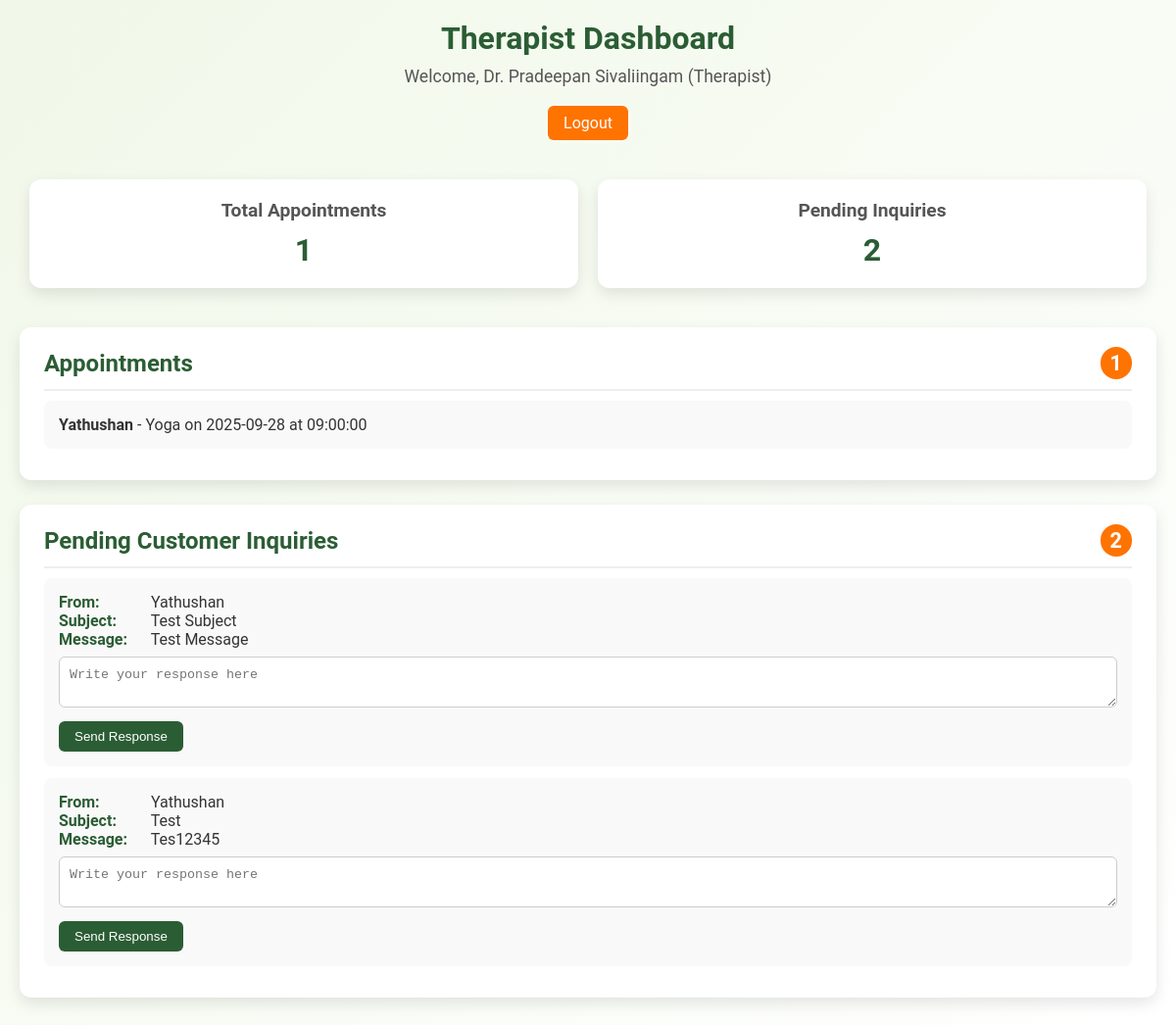
/therapist_dashboard.php (signed in), run on the app's committed database.
### tables this page shows
CREATE TABLE `bookings` (
  `id` int(11) NOT NULL,
  `customer_id` int(11) NOT NULL,
  `therapist_id` int(11) NOT NULL,
  `service` varchar(100) NOT NULL,
  `booking_date` date NOT NULL,
  `booking_time` time NOT NULL,
  `created_at` timestamp NOT NULL DEFAULT current_timestamp()
);

CREATE TABLE `users` (
  `id` int(11) NOT NULL,
  `name` varchar(100) NOT NULL,
  `legalid` varchar(20) NOT NULL,
  `phone` varchar(20) DEFAULT NULL,
  `email` varchar(100) DEFAULT NULL,
  `password` varchar(255) NOT NULL,
  `role` varchar(20) DEFAULT 'customer',
  `created_at` timestamp NOT NULL DEFAULT current_timestamp()
);

CREATE TABLE `inquiries` (
  `id` int(11) NOT NULL,
  `customer_id` int(11) NOT NULL,
  `type` varchar(50) NOT NULL,
  `subject` varchar(255) NOT NULL,
  `message` text NOT NULL,
  `response` text DEFAULT NULL,
  `status` enum('pending','answered') DEFAULT 'pending',
  `created_at` timestamp NOT NULL DEFAULT current_timestamp(),
  `responded_at` timestamp NULL DEFAULT NULL
);

### therapist_dashboard.php (the view, shortened to what this page needs)
<?php
require 'db.php';
$therapist_id      = $_SESSION['user_id'];
$therapist_name    = $_SESSION['name'];
$therapist_legalid = $_SESSION['legalid'];
$stmt = $pdo->prepare("
    SELECT b.id, u.name AS customer_name, u.email, b.service, b.booking_date, b.booking_time
    FROM bookings b
    JOIN users u ON u.id = b.customer_id
    WHERE b.therapist_id = ?
    ORDER BY b.booking_date DESC
");
$stmt->execute([$therapist_id]);
$appointments = $stmt->fetchAll(PDO::FETCH_ASSOC);
$appointments_count = count($appointments);
$therapist_map = [
    'THERA001' => 'ayurveda',
    'THERA002' => 'yoga',
    'THERA003' => 'meditation',
    'THERA004' => 'wellness-consultation',
    'ADMIN001' => 'customer-support',
];
$inquiry_type = $therapist_map[$therapist_legalid] ?? null;
if ($inquiry_type) {
    $stmt = $pdo->prepare("
        SELECT i.*, u.name AS customer_name
        FROM inquiries i
        JOIN users u ON u.id = i.customer_id
        WHERE i.type = ? AND i.status = 'pending'
        ORDER BY i.created_at DESC
    ");
    $stmt->execute([$inquiry_type]);
    $inquiries = $stmt->fetchAll(PDO::FETCH_ASSOC);
} else {
    $inquiries = [];
}
$inquiries_count = count($inquiries);
$pending_inquiries_count = $inquiries_count;
?>
<!DOCTYPE html>
<html>
<head>
</head>
<body>
    <h1>Therapist Dashboard</h1>
    <p class="welcome-msg">Welcome, <?= htmlspecialchars($therapist_name) ?> (Therapist)</p>
    <a class="logout-btn" href="logout.php">Logout</a>
    <div class="count-dashboard">
        <div class="count-card">
            <h3>Total Appointments</h3>
            <div class="count"><?= $appointments_count ?></div>
        </div>
        <div class="count-card">
            <h3>Pending Inquiries</h3>
            <div class="count"><?= $pending_inquiries_count ?></div>
        </div>
    </div>
    <div class="dashboard-section">
        <h2>Appointments <span class="count-badge"><?= $appointments_count ?></span></h2>
        <?php if ($appointments_count > 0): ?>
            <ul class="appointment-list">
            <?php foreach ($appointments as $appt): ?>
                <li>
                    <strong><?= htmlspecialchars($appt['customer_name']) ?></strong> -
                    <?= htmlspecialchars($appt['service']) ?> on
                    <?= htmlspecialchars($appt['booking_date']) ?> at
                    <?= htmlspecialchars($appt['booking_time']) ?>
                </li>
            <?php endforeach; ?>
            </ul>
        <?php else: ?>
            <p class="no-data">No appointments found.</p>
        <?php endif; ?>
    </div>
    <div class="dashboard-section">
        <h2>Pending Customer Inquiries <span class="count-badge"><?= $pending_inquiries_count ?></span></h2>
        <?php if ($pending_inquiries_count > 0): ?>
            <ul class="inquiry-list">
            <?php foreach ($inquiries as $inq): ?>
                <li class="inquiry-item">
                    <strong>From:</strong> <?= htmlspecialchars($inq['customer_name']) ?><br>
                    <strong>Subject:</strong> <?= htmlspecialchars($inq['subject']) ?><br>
                    <strong>Message:</strong> <?= htmlspecialchars($inq['message']) ?><br>
                    <form class="response-form" method="post">
                        <textarea name="response" placeholder="Write your response here" required></textarea><br>
                        <button type="submit">Send Response</button>
                    </form>
                </li>
            <?php endforeach; ?>
            </ul>
        <?php else: ?>
            <p class="no-data">No pending inquiries.</p>
        <?php endif; ?>
    </div>
</body>
</html>

### therapist_dashboard.php (style rules this page uses)
* { box-sizing: border-box; margin:0; padding:0; }
body { font-family: 'Roboto', sans-serif; background: linear-gradient(135deg, #cbe6af47, #ffffff); padding:20px; color:#333; }
a { color:#ff7300; text-decoration:none; }
h1 { text-align:center; color:#2b5d34; margin-bottom:10px; }
.welcome-msg { text-align:center; margin-bottom:20px; font-size:1.1em; color:#555; }
.logout-btn { display:block; width:max-content; margin:0 auto 30px auto; padding:8px 16px; background-color:#ff7300; color:#fff; border:none; border-radius:6px; text-align:center; cursor:pointer; transition:0.3s; }
.count-dashboard { display:flex; justify-content:space-around; flex-wrap:wrap; margin-bottom:30px; }
.count-card { background-color:#fff; flex:1 1 200px; margin:10px; padding:20px; border-radius:12px; box-shadow:0 6px 15px rgba(0,0,0,0.1); text-align:center; transition:transform 0.2s; }
.count-card h3 { font-size:1.2em; color:#555; margin-bottom:10px; }
.count-card .count { font-size:2em; font-weight:bold; color:#2b5d34; }
.dashboard-section { background-color:#fff; padding:20px 25px; margin-bottom:25px; border-radius:12px; box-shadow:0 6px 15px rgba(0,0,0,0.1); }
.dashboard-section h2 { color:#2b5d34; margin-bottom:10px; display:flex; justify-content:space-between; align-items:center; font-size:1.5em; border-bottom:2px solid #eee; padding-bottom:10px; }
.count-badge { background-color:#ff7300; color:#fff; padding:4px 10px; border-radius:50px; font-size:0.9em; }
ul { list-style:none; padding-left:0; }
.appointment-list li, .inquiry-item { background-color:#f9f9f9; margin-bottom:12px; padding:15px; border-radius:8px; transition:transform 0.2s; }
.inquiry-item strong { display:inline-block; width:90px; color:#2b5d34; }
.response-form textarea { width:100%; padding:10px; margin-top:8px; border:1px solid #ccc; border-radius:6px; resize:vertical; }
.response-form button { margin-top:10px; background-color:#2b5d34; color:white; border:none; padding:8px 16px; border-radius:6px; cursor:pointer; transition:0.3s; }

### data on the page
bookings: customer.name "Yathushan", service "Yoga", booking_date "2025-09-28", booking_time "09:00:00"
inquiries: customer.name "Yathushan", subject "Test Subject", message "Test Message"
inquiries: customer.name "Yathushan", subject "Test", message "Tes12345"

### other printed values
$therapist_name "Dr. Pradeepan Sivaliingam"
$appointments_count "1"
$pending_inquiries_count "2"
